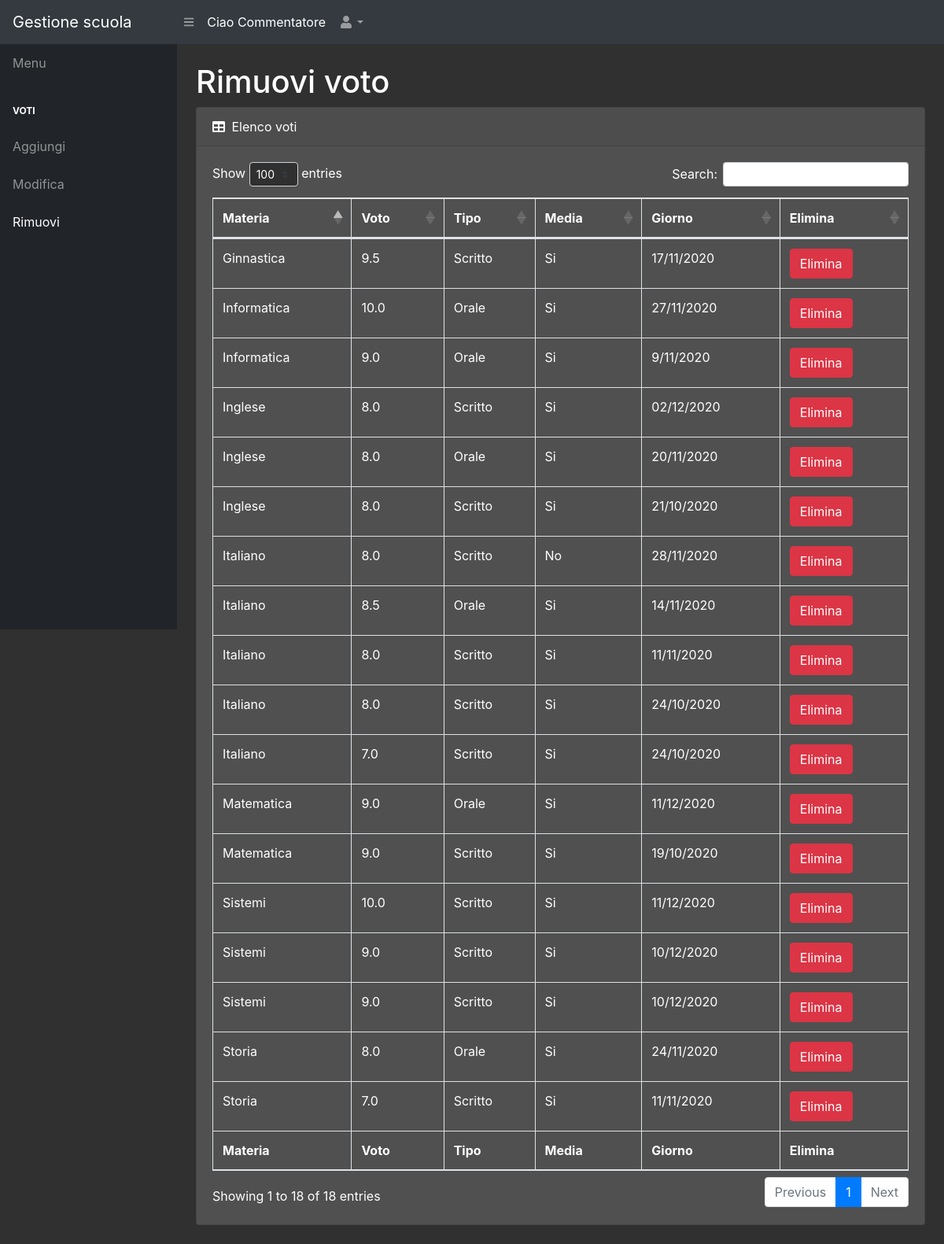
/rimuoviVoto/ (signed in), run on the app's committed database.
### gestioneScuola/models.py (models this page shows, shortened)
class Materia(models.Model):
  nome=models.CharField(max_length=50)
  colore=models.CharField(max_length=100)
  voti1=models.CharField(max_length=5000,blank=True,default="")
  voti2=models.CharField(max_length=5000,blank=True,default="")
  def getVoti(self,quadrimestre):
    if(quadrimestre==1):
      if(self.voti1==""):
        return -1
      else:
        vettore=self.voti1.split(",")
        vettore.pop()
        return vettore

class Voto(models.Model):
  voto=models.FloatField() # Voto effettivo
  tipo=models.CharField(max_length=100) # Scritto/orale/pratica
  media=models.IntegerField() # Fa media
  giorno=models.CharField(max_length=100) # Giorno

### gestioneScuola/views.py (the view)
# urls.py: path('rimuoviVoto/',views.rimuoviVoto,name="rimuoviVoto"),
@login_required(login_url='/login/')
def rimuoviVoto(request):
  righe=[]
  quad=Quadrimestre.objects.get(id=1).quadrimestre
  materie=Materia.objects.all()
  for materia in materie:
    riga=[]
    indiciVoti=materia.getVoti(quad)
    voti=[]
    if(indiciVoti!=-1):
      riga.append(materia.nome)
      for i in indiciVoti:
        oggetto=Voto.objects.get(id=i)
        voto=oggetto.voto
        tipo=oggetto.tipo
        media=oggetto.media
        giorno=oggetto.giorno
        if(media==1):
          media="Si"
        else:
          media="No"
        voti.append([voto,tipo,media,giorno,i])
      riga.append(voti)
      righe.append(riga)
  return render(request,"rimuoviVoto.html",{"righe":righe,"quad":quad})

### gestioneScuola/templates/rimuoviVoto.html (shortened to what this page needs)
{%extends "base.html"%}
{%load static%}
{% block contenuto %}
  {%include 'navbarSopra.html'%}
  {%include 'navbarSinistra.html'%}
  <div id="layoutSidenav_content">
    <main>
      <div class="container-fluid">
        <h1 class="mt-4">Rimuovi voto</h1>
        <div class="card card-scuro mb-4">
          <div class="card-header">
            <i class="fas fa-table mr-1"></i>
            Elenco voti
          </div>
          <div class="card-body">
            <div class="table-responsive">
              <table class="table table-bordered" id="dataTable" width="100%" cellspacing="0">
                <thead>
                  <tr>
                    <th>Materia</th>
                    <th>Voto</th>
                    <th>Tipo</th>
                    <th>Media</th>
                    <th>Giorno</th>
                    <th>Elimina</th>
                  </tr>
                </thead>
                <tfoot>
                  <tr>
                    <th>Materia</th>
                    <th>Voto</th>
                    <th>Tipo</th>
                    <th>Media</th>
                    <th>Giorno</th>
                    <th>Elimina</th>
                  </tr>
                </tfoot>
                <tbody>
                {% for materia in righe %}
                    {% for voto in materia.1 %}
                  <tr>
                    <td>{{materia.0}}</td>
                    <td>{{voto.0}}</td>
                    <td>{{voto.1}}</td>
                    <td>{{voto.2}}</td>
                    <td>{{voto.3}}</td>
                    <td>
                      <button class="btn btn-danger" onclick="elimina({{voto.4}})">Elimina</button>
                    </td>
                  </tr>
                    {% endfor %}
                {% endfor %}
                </tbody>
              </table>
            </div>
          </div>
        </div>
      </div>
    </main>
  </div>
  </div>
  {%endblock contenuto%}

### templates/base.html (shortened to what this page needs)
<!DOCTYPE html>
<html lang="it">
{%load static%}
<head>
  <link href="{%static 'styles.css'%}" rel="stylesheet" />
  <link href="{%static 'temaScuro.css'%}" rel="stylesheet" />
  <link href="https://cdn.datatables.net/1.10.20/css/dataTables.bootstrap4.min.css" rel="stylesheet"
 />
</head>
<body class="sb-nav-fixed">
  {% block contenuto %}
  {%endblock contenuto%}
</body>

### templates/navbarSopra.html (shortened to what this page needs)
<nav class="sb-topnav navbar navbar-expand navbar-dark bg-dark">
  <a class="navbar-brand" href="index.html">Gestione scuola</a>
  <button class="btn btn-link btn-sm order-1 order-lg-0" id="sidebarToggle" href="#">
    <i class="fas fa-bars"></i>
  </button>
  <ul class="navbar-nav ml-auto ml-md-0">
    <li class="nav-item">
      <a class="nav-link disabled text-white" href="#">Ciao {{request.user}}</a>
    </li>
    <li class="nav-item dropdown">
      <a class="nav-link dropdown-toggle" id="userDropdown" href="#" role="button" data-toggle="dropdown"
        aria-haspopup="true" aria-expanded="false"><i class="fas fa-user fa-fw"></i></a>
    </li>
  </ul>
</nav>

### templates/navbarSinistra.html
<div id="layoutSidenav">
  <div id="layoutSidenav_nav">
      <nav class="sb-sidenav accordion sb-sidenav-dark" id="sidenavAccordion">
          <div class="sb-sidenav-menu">
              <div class="nav">
                <a class="nav-link" href="/">Menu</a>
                <div class="sb-sidenav-menu-heading" style="color:#ffffff">Voti</div>
                <a class="nav-link" href="/aggiungiVoto/">Aggiungi</a>
                <a class="nav-link" href="/modificaVoto/">Modifica</a>
                <a class="nav-link" href="/rimuoviVoto/">Rimuovi</a>
              </div>
          </div>
      </nav>
  </div>

### staticfiles/temaScuro.css (style rules this page uses)
body { background-color:#303030; color:#ffffff; }
.card-scuro { background-color:#505050 !important; }
th,td { color:#ffffff; }

### data on the page
Materia: nome "Matematica" "Matematica"
Voto: voto "9.0", tipo "Orale", giorno "11/12/2020"
Voto: voto "9.0", tipo "Scritto", giorno "19/10/2020"
Materia: nome "Italiano" "Italiano" "Italiano" "Italiano" "Italiano"
Voto: voto "8.0", tipo "Scritto", giorno "28/11/2020"
Voto: voto "8.5", tipo "Orale", giorno "14/11/2020"
Voto: voto "8.0", tipo "Scritto", giorno "11/11/2020"
Voto: voto "8.0", tipo "Scritto", giorno "24/10/2020"
Voto: voto "7.0", tipo "Scritto", giorno "24/10/2020"
Materia: nome "Informatica" "Informatica"
Voto: voto "10.0", tipo "Orale", giorno "27/11/2020"
Voto: voto "9.0", tipo "Orale", giorno "9/11/2020"
Materia: nome "Ginnastica"
Voto: voto "9.5", tipo "Scritto", giorno "17/11/2020"
Materia: nome "Storia" "Storia"
Voto: voto "8.0", tipo "Orale", giorno "24/11/2020"
Voto: voto "7.0", tipo "Scritto", giorno "11/11/2020"
Materia: nome "Inglese" "Inglese" "Inglese"
Voto: voto "8.0", tipo "Scritto", giorno "02/12/2020"
Voto: voto "8.0", tipo "Orale", giorno "20/11/2020"
Voto: voto "8.0", tipo "Scritto", giorno "21/10/2020"
Materia: nome "Sistemi" "Sistemi" "Sistemi"
Voto: voto "10.0", tipo "Scritto", giorno "11/12/2020"
Voto: voto "9.0", tipo "Scritto", giorno "10/12/2020"
Voto: voto "9.0", tipo "Scritto", giorno "10/12/2020"

### other printed values
{{ request.user }} "Commentatore"
{{ voto.2 }} "Si" "Si" "No" "Si" "Si" "Si" "Si" "Si" "Si" "Si" "Si" "Si" "Si" "Si" "Si" "Si" "Si" "Si"
